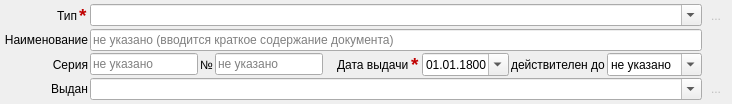
    <widget class="QWidget" name="wgt_Details" native="true">
     <property name="sizePolicy">
      <sizepolicy hsizetype="Preferred" vsizetype="Fixed">
       <horstretch>0</horstretch>
       <verstretch>0</verstretch>
      </sizepolicy>
     </property>
     <layout class="QGridLayout" name="gridLayout_2">
      <property name="margin">
       <number>4</number>
      </property>
      <property name="spacing">
       <number>2</number>
      </property>
      <item row="0" column="2" colspan="9">
       <widget class="QComboBox" name="cBox_DocType">
        <property name="editable">
         <bool>true</bool>
        </property>
        <property name="maxVisibleItems">
         <number>20</number>
        </property>
       </widget>
      </item>
      <item row="1" column="2" colspan="9">
       <widget class="QLineEdit" name="lEdit_DocName">
        <property name="placeholderText">
         <string>не указано (вводится краткое содержание документа)</string>
        </property>
       </widget>
      </item>
      <item row="2" column="3">
       <widget class="QLabel" name="label_2">
        <property name="text">
         <string>№</string>
        </property>
        <property name="alignment">
         <set>Qt::AlignRight|Qt::AlignTrailing|Qt::AlignVCenter</set>
        </property>
       </widget>
      </item>
      <item row="2" column="4">
       <widget class="QLineEdit" name="lEdit_DocNum">
        <property name="placeholderText">
         <string>не указано</string>
        </property>
       </widget>
      </item>
      <item row="2" column="6">
       <widget class="QLabel" name="label_3">
        <property name="text">
         <string>Дата выдачи</string>
        </property>
       </widget>
      </item>
      <item row="2" column="8">
       <widget class="QDateEdit" name="dEdit_DocDate">
        <property name="specialValueText">
         <string/>
        </property>
        <property name="date">
         <date>
          <year>1800</year>
          <month>1</month>
          <day>1</day>
         </date>
        </property>
        <property name="minimumDate">
         <date>
          <year>1800</year>
          <month>1</month>
          <day>1</day>
         </date>
        </property>
        <property name="displayFormat">
         <string>dd.MM.yyyy</string>
        </property>
        <property name="calendarPopup">
         <bool>true</bool>
        </property>
       </widget>
      </item>
      <item row="2" column="9">
       <widget class="QLabel" name="label_6">
        <property name="text">
         <string>действителен до</string>
        </property>
       </widget>
      </item>
      <item row="2" column="10">
       <widget class="QDateEdit" name="dEdit_DocExpires">
        <property name="specialValueText">
         <string>не указано</string>
        </property>
        <property name="date">
         <date>
          <year>1800</year>
          <month>1</month>
          <day>1</day>
         </date>
        </property>
        <property name="minimumDate">
         <date>
          <year>1800</year>
          <month>1</month>
          <day>1</day>
         </date>
        </property>
        <property name="calendarPopup">
         <bool>true</bool>
        </property>
       </widget>
      </item>
      <item row="3" column="2" colspan="9">
       <widget class="QComboBox" name="cBox_DocAgency">
        <property name="editable">
         <bool>true</bool>
        </property>
        <property name="maxVisibleItems">
         <number>20</number>
        </property>
       </widget>
      </item>
      <item row="2" column="5">
       <spacer name="horizontalSpacer">
        <property name="orientation">
         <enum>Qt::Horizontal</enum>
        </property>
        <property name="sizeType">
         <enum>QSizePolicy::Fixed</enum>
        </property>
        <property name="sizeHint" stdset="0">
         <size>
          <width>10</width>
          <height>20</height>
         </size>
        </property>
       </spacer>
      </item>
      <item row="3" column="11">
       <widget class="QToolButton" name="tBt_AddAgency">
        <property name="enabled">
         <bool>false</bool>
        </property>
        <property name="styleSheet">
         <string notr="true"/>
        </property>
        <property name="text">
         <string>...</string>
        </property>
        <property name="icon">
         <iconset resource="electrodoc_icons.qrc">
          <normaloff>:/icons/gtk-add.png</normaloff>:/icons/gtk-add.png</iconset>
        </property>
        <property name="autoRaise">
         <bool>true</bool>
        </property>
       </widget>
      </item>
      <item row="0" column="11">
       <widget class="QToolButton" name="tBt_AddDocType">
        <property name="enabled">
         <bool>false</bool>
        </property>
        <property name="styleSheet">
         <string notr="true"/>
        </property>
        <property name="text">
         <string>...</string>
        </property>
        <property name="icon">
         <iconset resource="electrodoc_icons.qrc">
          <normaloff>:/icons/gtk-add.png</normaloff>:/icons/gtk-add.png</iconset>
        </property>
        <property name="autoRaise">
         <bool>true</bool>
        </property>
       </widget>
      </item>
      <item row="2" column="0" colspan="2">
       <widget class="QLabel" name="label_9">
        <property name="text">
         <string>Серия</string>
        </property>
        <property name="alignment">
         <set>Qt::AlignRight|Qt::AlignTrailing|Qt::AlignVCenter</set>
        </property>
       </widget>
      </item>
      <item row="1" column="0" colspan="2">
       <widget class="QLabel" name="label_4">
        <property name="text">
         <string>Наименование</string>
        </property>
        <property name="alignment">
         <set>Qt::AlignRight|Qt::AlignTrailing|Qt::AlignVCenter</set>
        </property>
       </widget>
      </item>
      <item row="0" column="0">
       <widget class="QLabel" name="label_1">
        <property name="text">
         <string>Тип</string>
        </property>
        <property name="alignment">
         <set>Qt::AlignRight|Qt::AlignTrailing|Qt::AlignVCenter</set>
        </property>
       </widget>
      </item>
      <item row="2" column="2">
       <widget class="QLineEdit" name="lEdit_DocSer">
        <property name="placeholderText">
         <string>не указано</string>
        </property>
       </widget>
      </item>
      <item row="0" column="1">
       <widget class="QLabel" name="label_11">
        <property name="sizePolicy">
         <sizepolicy hsizetype="Fixed" vsizetype="Preferred">
          <horstretch>0</horstretch>
          <verstretch>0</verstretch>
         </sizepolicy>
        </property>
        <property name="text">
         <string>&lt;!DOCTYPE HTML PUBLIC &quot;-//W3C//DTD HTML 4.0//EN&quot; &quot;http://www.w3.org/TR/REC-html40/strict.dtd&quot;&gt;
&lt;html&gt;&lt;head&gt;&lt;meta name=&quot;qrichtext&quot; content=&quot;1&quot; /&gt;&lt;style type=&quot;text/css&quot;&gt;
p, li { white-space: pre-wrap; }
&lt;/style&gt;&lt;/head&gt;&lt;body style=&quot; font-family:'MS Shell Dlg 2'; font-size:8.25pt; font-weight:400; font-style:normal;&quot;&gt;
&lt;p style=&quot; margin-top:0px; margin-bottom:0px; margin-left:0px; margin-right:0px; -qt-block-indent:0; text-indent:0px;&quot;&gt;&lt;span style=&quot; font-family:'Droid Sans'; font-size:14pt; font-weight:600; color:#c00000;&quot;&gt;*&lt;/span&gt;&lt;/p&gt;&lt;/body&gt;&lt;/html&gt;</string>
        </property>
       </widget>
      </item>
      <item row="2" column="7">
       <widget class="QLabel" name="label_12">
        <property name="text">
         <string>&lt;!DOCTYPE HTML PUBLIC &quot;-//W3C//DTD HTML 4.0//EN&quot; &quot;http://www.w3.org/TR/REC-html40/strict.dtd&quot;&gt;
&lt;html&gt;&lt;head&gt;&lt;meta name=&quot;qrichtext&quot; content=&quot;1&quot; /&gt;&lt;style type=&quot;text/css&quot;&gt;
p, li { white-space: pre-wrap; }
&lt;/style&gt;&lt;/head&gt;&lt;body style=&quot; font-family:'MS Shell Dlg 2'; font-size:8.25pt; font-weight:400; font-style:normal;&quot;&gt;
&lt;p style=&quot; margin-top:0px; margin-bottom:0px; margin-left:0px; margin-right:0px; -qt-block-indent:0; text-indent:0px;&quot;&gt;&lt;span style=&quot; font-family:'Droid Sans'; font-size:14pt; font-weight:600; color:#c00000;&quot;&gt;*&lt;/span&gt;&lt;/p&gt;&lt;/body&gt;&lt;/html&gt;</string>
        </property>
       </widget>
      </item>
      <item row="3" column="0" colspan="2">
       <widget class="QLabel" name="label_5">
        <property name="text">
         <string>Выдан</string>
        </property>
        <property name="alignment">
         <set>Qt::AlignRight|Qt::AlignTrailing|Qt::AlignVCenter</set>
        </property>
       </widget>
      </item>
     </layout>
    </widget>
